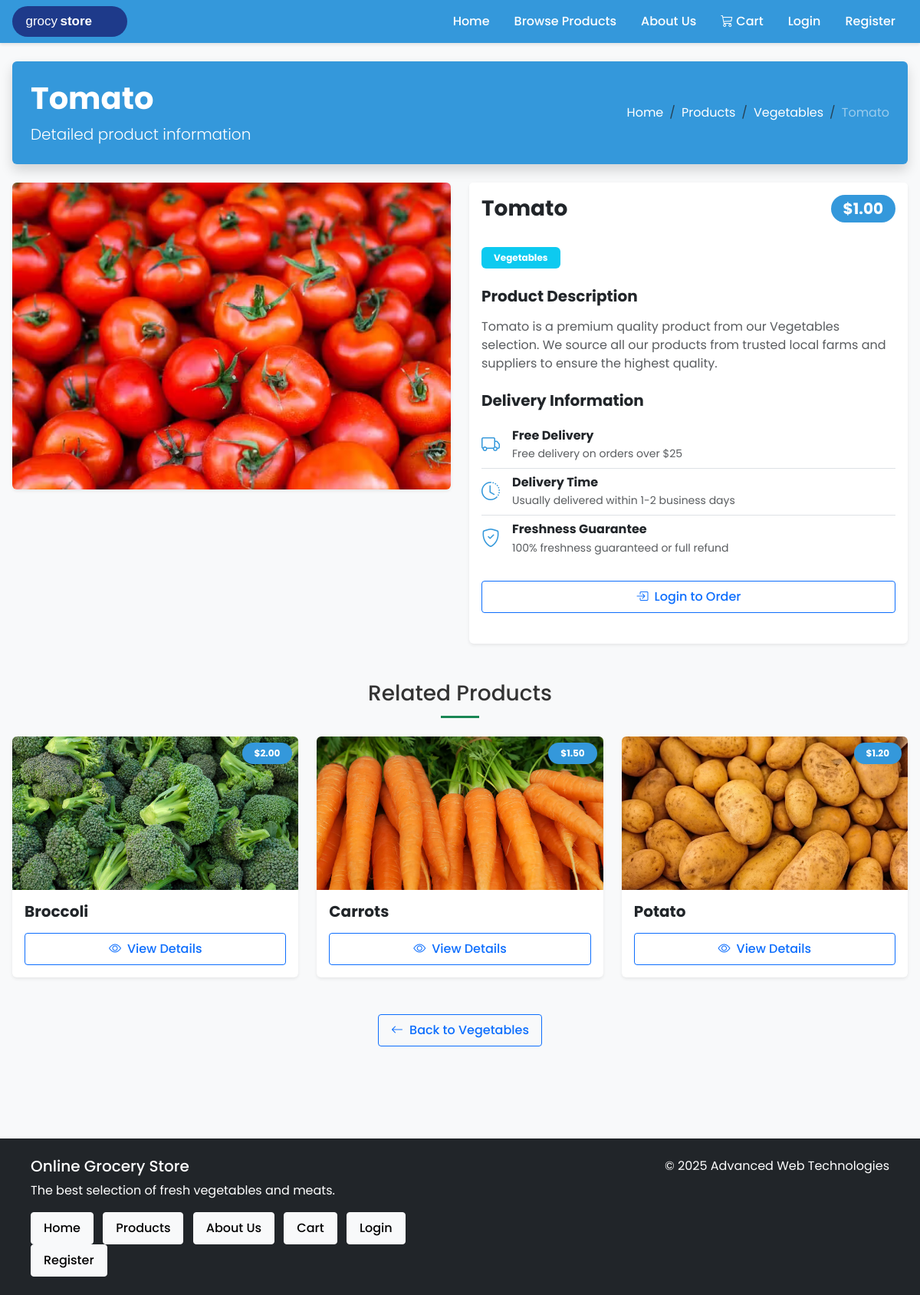
The app's page /product?id=4 with its own data.
### tables this page shows
CREATE TABLE `product` (
  `id` INT UNSIGNED AUTO_INCREMENT PRIMARY KEY,
  `category` ENUM('Vegetables','Fruits','Meat','Bakery','Dairy') NOT NULL,
  `name` VARCHAR(64) NOT NULL,
  `price` DECIMAL(6,2) NOT NULL,
  `image_url` VARCHAR(255) NOT NULL,
  INDEX `idx_product_category` (`category`)
);

### src/Controllers/ProductController.php (called while the page is built, shortened)
<?php
class ProductController
{
    private Product $productModel;
    public function __construct()
    {
        $this->productModel = new Product();
    }
    public function detail(): void
    {
        $productId = isset($_GET['id']) ? (int)$_GET['id'] : 0;
        $product = $this->productModel->getById($productId);
        $categories = $this->productModel->getCategories();
        $relatedProducts = [];
        if (isset($product['category']) && $product['category']) {
            $categoryProducts = $this->productModel->getByCategory($product['category']);
            foreach ($categoryProducts as $relatedProduct) {
                if ((int)$relatedProduct['id'] !== $productId) {
                    $relatedProducts[] = $relatedProduct;
                }
                if (count($relatedProducts) >= 3) {
                    break;
                }
            }
        }
        $pageTitle = htmlspecialchars($product['name']) . ' | Online Grocery Store';
        $metaDescription = 'Buy ' . htmlspecialchars($product['name']) . ' online. Fresh and high-quality products delivered to your door.';
        View::output('product-detail', [
            'pageTitle' => $pageTitle,
            'metaDescription' => $metaDescription,
            'product' => $product,
            'categories' => $categories,
            'relatedProducts' => $relatedProducts
        ]);
    }
}

### src/Helpers/Database.php (called while the page is built, shortened)
<?php
class Database
{
    private static ?PDO $instance = null;
    public static function getInstance(): PDO
    {
        if (self::$instance === null) {
            try {
                $scriptPath = $_SERVER['SCRIPT_FILENAME'] ?? '';
                $username = '';
                if (!empty($username)) {
                    $host = 'localhost';
                    $name = $username;
                    $user = $username;
                    $pass = $username;
                } else {
                    $host = $_ENV['DB_HOST'] ?? 'localhost';
                    $name = $_ENV['DB_NAME'] ?? 'grocery_store_dev';
                    $user = $_ENV['DB_USER'] ?? 'root';
                    $pass = $_ENV['DB_PASS'] ?? '';
                }
                $dsn = "mysql:host={$host};dbname={$name};charset=utf8mb4";
                $options = [
                    PDO::ATTR_ERRMODE => PDO::ERRMODE_EXCEPTION,
                    PDO::ATTR_DEFAULT_FETCH_MODE => PDO::FETCH_ASSOC,
                    PDO::ATTR_EMULATE_PREPARES => false,
                ];
                self::$instance = new PDO($dsn, $user, $pass, $options);
                $testQuery = self::$instance->query("SELECT 1");
            } catch (PDOException $e) {
                error_log("Database connection failed: " . $e->getMessage());
                error_log("Stack trace: " . $e->getTraceAsString());
                if (isset($_GET['debug']) && $_GET['debug'] === 'db') {
                    echo '<div style="background: #f8d7da; color: #721c24; padding: 20px; margin: 20px; border-radius: 5px; font-family: sans-serif;">';
                    echo '<h1>Database Connection Error</h1>';
                    echo '<p>' . htmlspecialchars($e->getMessage()) . '</p>';
                    echo '<h3>Connection Details:</h3>';
                    echo '<ul>';
                    echo '<li>Host: ' . htmlspecialchars($host) . '</li>';
                    echo '<li>Database: ' . htmlspecialchars($name) . '</li>';
                    echo '<li>Username: ' . htmlspecialchars($user) . '</li>';
                    echo '</ul>';
                    echo '<p>Add ?debug=exceptions to the URL to see full exception details.</p>';
                    echo '</div>';
                }
                throw new PDOException("Database connection failed: " . $e->getMessage());
            }
        }
        return self::$instance;
    }
}

### src/Models/BaseModel.php (called while the page is built, shortened)
<?php
abstract class BaseModel
{
    public function __construct()
    {
        $this->db = Database::getInstance();
    }
}

### src/Models/Product.php (called while the page is built, shortened)
<?php
class Product extends BaseModel
{
    public function getByCategory(string $category): array
    {
        $sql = "SELECT * FROM product WHERE category = ? ORDER BY name";
        $stmt = $this->db->prepare($sql);
        $stmt->execute([$category]);
        return $stmt->fetchAll();
    }
    public function getById(int $id): ?array
    {
        $sql = "SELECT * FROM product WHERE id = ? LIMIT 1";
        $stmt = $this->db->prepare($sql);
        $stmt->execute([$id]);
        $product = $stmt->fetch();
        return $product ?: null;
    }
}

### src/views/product-detail.php (the view, shortened to what this page needs)
<div class="category-header position-relative mb-4 bg-primary text-white p-4 rounded shadow">
    <div class="row align-items-center">
        <div class="col-lg-6">
            <h1 class="fw-bold mb-2"><?= htmlspecialchars($product['name']) ?></h1>
            <p class="lead mb-0">Detailed product information</p>
        </div>
        <div class="col-lg-6 text-lg-end">
            <nav aria-label="breadcrumb">
                <ol class="breadcrumb justify-content-lg-end mb-0">
                    <li class="breadcrumb-item"><a href="home" class="text-white">Home</a></li>
                    <li class="breadcrumb-item"><a href="products" class="text-white">Products</a></li>
                    <?php if (isset($product['category'])): ?>
                    <li class="breadcrumb-item"><a href="products?category=<?= urlencode($product['category']) ?>" class="text-white"><?= htmlspecialchars($product['category']) ?></a></li>
                    <?php endif; ?>
                    <li class="breadcrumb-item active text-white-50" aria-current="page"><?= htmlspecialchars($product['name']) ?></li>
                </ol>
            </nav>
        </div>
    </div>
</div>
<div class="row mb-5">
    <div class="col-lg-6 mb-4 mb-lg-0">
        <div class="card shadow-sm border-0 overflow-hidden">
            <?php
            $imagePath = $product['image_url'] ?? 'images/products/placeholder.jpg';
            if (strpos($imagePath, 'public/') === 0) {
                $imagePath = substr($imagePath, 7);
            }
            ?>
            <img src="<?= htmlspecialchars($imagePath) ?>"
                 class="img-fluid product-detail-img"
                 alt="<?= htmlspecialchars($product['name']) ?>"
                 onerror="this.src='images/products/placeholder.jpg'"
                 style="height: 400px; width: 100%; object-fit: cover;">
        </div>
    </div>
    <div class="col-lg-6">
        <div class="card border-0 shadow-sm h-100">
            <div class="card-header bg-white py-3 border-0">
                <div class="d-flex justify-content-between align-items-center">
                    <h2 class="h3 fw-bold mb-0"><?= htmlspecialchars($product['name']) ?></h2>
                    <span class="badge bg-primary rounded-pill px-3 py-2 fs-5">$<?= number_format((float)$product['price'], 2) ?></span>
                </div>
            </div>
            <div class="card-body">
                <?php if (isset($product['category'])): ?>
                <div class="mb-4">
                    <span class="badge bg-info text-white px-3 py-2"><?= htmlspecialchars($product['category']) ?></span>
                </div>
                <?php endif; ?>
                <div class="mb-4">
                    <h3 class="h5 fw-bold mb-3">Product Description</h3>
                    <p class="text-muted">
                        <?php if (isset($product['description']) && !empty($product['description'])): ?>
                            <?= nl2br(htmlspecialchars($product['description'])) ?>
                        <?php else: ?>
                            <?= htmlspecialchars($product['name']) ?> is a premium quality product from our <?= htmlspecialchars($product['category'] ?? 'product') ?> selection. We source all our products from trusted local farms and suppliers to ensure the highest quality.
                        <?php endif; ?>
                    </p>
                </div>
                <div class="mb-4">
                    <h3 class="h5 fw-bold mb-3">Delivery Information</h3>
                    <ul class="list-group list-group-flush">
                        <li class="list-group-item bg-transparent px-0 d-flex align-items-center">
                            <i class="bi bi-truck text-primary me-3 fs-4"></i>
                            <div>
                                <h4 class="h6 mb-1 fw-bold">Free Delivery</h4>
                                <p class="text-muted small mb-0">Free delivery on orders over $25</p>
                            </div>
                        </li>
                        <li class="list-group-item bg-transparent px-0 d-flex align-items-center">
                            <i class="bi bi-clock-history text-primary me-3 fs-4"></i>
                            <div>
                                <h4 class="h6 mb-1 fw-bold">Delivery Time</h4>
                                <p class="text-muted small mb-0">Usually delivered within 1-2 business days</p>
                            </div>
                        </li>
                        <li class="list-group-item bg-transparent px-0 d-flex align-items-center">
                            <i class="bi bi-shield-check text-primary me-3 fs-4"></i>
                            <div>
                                <h4 class="h6 mb-1 fw-bold">Freshness Guarantee</h4>
                                <p class="text-muted small mb-0">100% freshness guaranteed or full refund</p>
                            </div>
                        </li>
                    </ul>
                </div>
                <?php if (isset($_SESSION['user_id'])): ?>
                <div class="d-flex align-items-center mb-4">
                    <div class="input-group me-3" style="max-width: 160px;">
                        <button type="button" class="btn btn-outline-secondary quantity-decrease">
                            <i class="bi bi-dash"></i>
                        </button>
                        <input type="number" id="quantity-input" class="form-control text-center" value="1" min="1" max="99" style="min-width: 60px; width: 60px;">
                        <button type="button" class="btn btn-outline-secondary quantity-increase">
                            <i class="bi bi-plus"></i>
                        </button>
                    </div>
                    <button id="add-to-cart-btn" class="btn btn-primary btn-lg flex-grow-1" data-product-id="<?= (int)$product['id'] ?>" data-product-name="<?= htmlspecialchars($product['name']) ?>">
                        <i class="bi bi-cart-plus me-2"></i>Add to Cart
                    </button>
                </div>
                <?php else: ?>
                <div class="mb-4">
                    <a href="login" class="btn btn-outline-primary btn-lg w-100">
                        <i class="bi bi-box-arrow-in-right me-2"></i>Login to Order
                    </a>
                </div>
                <?php endif; ?>
            </div>
        </div>
    </div>
</div>
<?php if (!empty($relatedProducts)): ?>
<div class="related-products mb-5">
    <h3 class="section-title text-center position-relative pb-3 mb-4">Related Products</h3>
    <div class="row row-cols-1 row-cols-md-3 g-4">
        <?php foreach ($relatedProducts as $relatedProduct): ?>
            <div class="col">
                <div class="product-card h-100 rounded shadow-sm overflow-hidden border-0" data-product-id="<?= (int)$relatedProduct['id'] ?>">
                    <div class="position-relative">
                        <?php
                        $relatedImagePath = $relatedProduct['image_url'] ?? 'images/products/placeholder.jpg';
                        if (strpos($relatedImagePath, 'public/') === 0) {
                            $relatedImagePath = substr($relatedImagePath, 7);
                        }
                        ?>
                        <a href="product?id=<?= (int)$relatedProduct['id'] ?>" class="text-decoration-none">
                            <img src="<?= htmlspecialchars($relatedImagePath) ?>"
                                 class="card-img-top product-img"
                                 alt="<?= htmlspecialchars($relatedProduct['name']) ?>"
                                 onerror="this.src='images/products/placeholder.jpg'"
                                 style="height: 200px; object-fit: cover;">
                            <div class="product-overlay position-absolute top-0 end-0 m-2">
                                <span class="badge bg-primary rounded-pill px-3 py-2 shadow-sm">$<?= number_format((float)$relatedProduct['price'], 2) ?></span>
                            </div>
                        </a>
                    </div>
                    <div class="card-body d-flex flex-column p-3">
                        <h5 class="card-title fw-bold mb-3">
                            <a href="product?id=<?= (int)$relatedProduct['id'] ?>" class="text-decoration-none text-dark">
                                <?= htmlspecialchars($relatedProduct['name']) ?>
                            </a>
                        </h5>
                        <div class="mt-auto text-center">
                            <a href="product?id=<?= (int)$relatedProduct['id'] ?>" class="btn btn-outline-primary w-100">
                                <i class="bi bi-eye me-2"></i>View Details
                            </a>
                        </div>
                    </div>
                </div>
            </div>
        <?php endforeach; ?>
    </div>
</div>
<?php endif; ?>
<div class="text-center mb-5">
    <a href="products<?= isset($product['category']) ? '?category=' . urlencode($product['category']) : '' ?>" class="btn btn-outline-primary">
        <i class="bi bi-arrow-left me-2"></i>Back to <?= isset($product['category']) ? htmlspecialchars($product['category']) : 'Products' ?>
    </a>
</div>

### public/css/styles.css (style rules this page uses)
* { box-sizing: border-box; }
body { margin: 0; font-family: 'Poppins', 'Segoe UI', Roboto, sans-serif; background-color: #f8f9fa; color: #333; }
a { color: inherit; text-decoration: none; }
ul { list-style: none; margin: 0; padding: 0; }
.btn { display: inline-block; font-weight: 400; text-align: center; vertical-align: middle; cursor: pointer; user-select: none; padding: 0.5rem 1rem; font-size: 1rem; line-height: 1.5; border-radius: 0.25rem; transition: color 0.15s ease-in-out, background-color 0.15s ease-in-out, border-color 0.15s ease-in-out; }
.product-card { background-color: #fff; border-radius: 0.5rem; overflow: hidden; box-shadow: 0 2px 4px rgba(0, 0, 0, 0.1); }
.product-card img { width: 100%; height: 200px; object-fit: cover; }
.product-card .card-body { padding: 1rem; }
body { font-family: 'Poppins', 'Segoe UI', Roboto, sans-serif; color: #333; }
.btn-primary, .bg-primary, .border-primary, .text-primary { --bs-primary: #3498db !important; --bs-primary-rgb: 52, 152, 219 !important; }
.text-primary { color: #3498db !important; }
.section-title { position: relative; padding-bottom: 15px; }
.section-title::after { content: ''; position: absolute; bottom: 0; left: 50%; transform: translateX(-50%); width: 50px; height: 3px; background-color: #198754; }
.product-img { height: 200px; object-fit: cover; }
.card-title { font-weight: 600; }
.btn { border-radius: 4px; font-weight: 500; transition: all 0.3s ease; }

### records on screen
product: name "Tomato", category "Vegetables", image_url (picture), price "1.00"
product: image_url (picture), price "2.00", name "Broccoli"
product: image_url (picture), price "1.50", name "Carrots"
product: image_url (picture), price "1.20", name "Potato"
